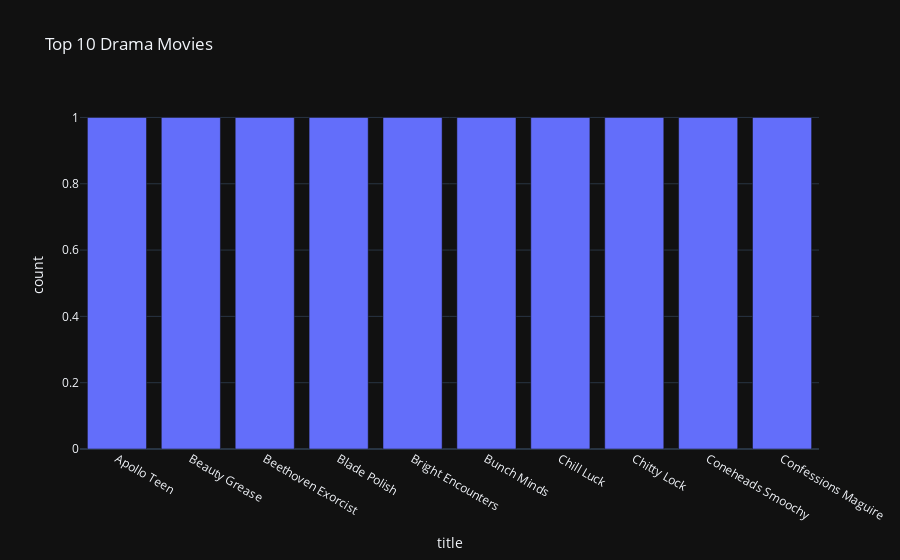

Notebook code cell kept with this figure:
### Code cell
ask('show me top 10  drama movies, drama is a category')

### Figure 1 — Plotly figure (JSON) as saved in the notebook; plotly's stock layout.template omitted (floating-point values rounded to 4 significant figures)
{"data": [{"alignmentgroup": "True", "hovertemplate": "title=%{x}<br>count=%{y}<extra></extra>", "legendgroup": "", "marker": {"color": "#636efa", "pattern": {"shape": ""}}, "name": "", "offsetgroup": "", "orientation": "v", "showlegend": false, "textposition": "auto", "type": "bar", "x": ["Apollo Teen", "Beauty Grease", "Beethoven Exorcist", "Blade Polish", "Bright Encounters", "Bunch Minds", "Chill Luck", "Chitty Lock", "Coneheads Smoochy", "Confessions Maguire"], "xaxis": "x", "y": [1, 1, 1, 1, 1, 1, 1, 1, 1, 1], "yaxis": "y"}], "layout": {"barmode": "relative", "legend": {"tracegroupgap": 0}, "title": {"text": "Top 10 Drama Movies"}, "xaxis": {"anchor": "y", "domain": [0, 1], "title": {"text": "title"}}, "yaxis": {"anchor": "x", "domain": [0, 1], "title": {"text": "count"}}}}
